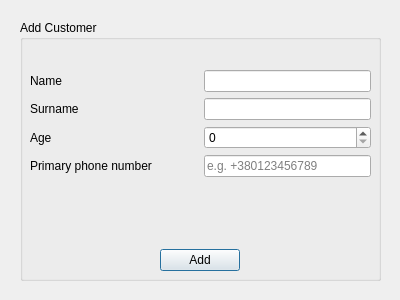
<?xml version="1.0" encoding="UTF-8"?>
<ui version="4.0">
 <class>CustomPopup</class>
 <widget class="QDialog" name="CustomPopup">
  <property name="geometry">
   <rect>
    <x>0</x>
    <y>0</y>
    <width>400</width>
    <height>300</height>
   </rect>
  </property>
  <property name="sizePolicy">
   <sizepolicy hsizetype="Preferred" vsizetype="Preferred">
    <horstretch>0</horstretch>
    <verstretch>0</verstretch>
   </sizepolicy>
  </property>
  <property name="minimumSize">
   <size>
    <width>400</width>
    <height>300</height>
   </size>
  </property>
  <property name="maximumSize">
   <size>
    <width>400</width>
    <height>300</height>
   </size>
  </property>
  <property name="windowTitle">
   <string>Dialog</string>
  </property>
  <widget class="QGroupBox" name="groupBox">
   <property name="geometry">
    <rect>
     <x>20</x>
     <y>20</y>
     <width>361</width>
     <height>261</height>
    </rect>
   </property>
   <property name="title">
    <string>Add Customer</string>
   </property>
   <widget class="QWidget" name="verticalLayoutWidget">
    <property name="geometry">
     <rect>
      <x>0</x>
      <y>40</y>
      <width>361</width>
      <height>221</height>
     </rect>
    </property>
    <layout class="QVBoxLayout" name="verticalLayout">
     <property name="leftMargin">
      <number>10</number>
     </property>
     <property name="topMargin">
      <number>10</number>
     </property>
     <property name="rightMargin">
      <number>10</number>
     </property>
     <property name="bottomMargin">
      <number>10</number>
     </property>
     <item>
      <layout class="QHBoxLayout" name="horizontalLayout">
       <item>
        <widget class="QLabel" name="label">
         <property name="text">
          <string>Name</string>
         </property>
         <property name="margin">
          <number>5</number>
         </property>
        </widget>
       </item>
       <item>
        <widget class="QLineEdit" name="nameText">
         <property name="sizePolicy">
          <sizepolicy hsizetype="Preferred" vsizetype="Fixed">
           <horstretch>0</horstretch>
           <verstretch>0</verstretch>
          </sizepolicy>
         </property>
         <property name="cursor">
          <cursorShape>ArrowCursor</cursorShape>
         </property>
        </widget>
       </item>
      </layout>
     </item>
     <item>
      <layout class="QHBoxLayout" name="horizontalLayout_2">
       <item>
        <widget class="QLabel" name="label_2">
         <property name="text">
          <string>Surname</string>
         </property>
         <property name="margin">
          <number>5</number>
         </property>
        </widget>
       </item>
       <item>
        <widget class="QLineEdit" name="surnameText">
         <property name="sizePolicy">
          <sizepolicy hsizetype="Preferred" vsizetype="Fixed">
           <horstretch>0</horstretch>
           <verstretch>0</verstretch>
          </sizepolicy>
         </property>
        </widget>
       </item>
      </layout>
     </item>
     <item>
      <layout class="QHBoxLayout" name="horizontalLayout_3">
       <item>
        <widget class="QLabel" name="label_3">
         <property name="text">
          <string>Age</string>
         </property>
         <property name="margin">
          <number>5</number>
         </property>
        </widget>
       </item>
       <item>
        <widget class="QSpinBox" name="ageSpinBox">
         <property name="maximum">
          <number>135</number>
         </property>
        </widget>
       </item>
      </layout>
     </item>
     <item>
      <layout class="QHBoxLayout" name="horizontalLayout_4">
       <item>
        <widget class="QLabel" name="label_4">
         <property name="text">
          <string>Primary phone number</string>
         </property>
         <property name="margin">
          <number>5</number>
         </property>
        </widget>
       </item>
       <item>
        <widget class="QLineEdit" name="phoneText">
         <property name="sizePolicy">
          <sizepolicy hsizetype="Preferred" vsizetype="Fixed">
           <horstretch>0</horstretch>
           <verstretch>0</verstretch>
          </sizepolicy>
         </property>
         <property name="placeholderText">
          <string>e.g. +380123456789</string>
         </property>
         <property name="clearButtonEnabled">
          <bool>false</bool>
         </property>
        </widget>
       </item>
      </layout>
     </item>
     <item alignment="Qt::AlignHCenter|Qt::AlignBottom">
      <widget class="QPushButton" name="pushButton">
       <property name="sizePolicy">
        <sizepolicy hsizetype="Fixed" vsizetype="Fixed">
         <horstretch>0</horstretch>
         <verstretch>0</verstretch>
        </sizepolicy>
       </property>
       <property name="text">
        <string>Add</string>
       </property>
      </widget>
     </item>
    </layout>
   </widget>
  </widget>
 </widget>
 <resources/>
 <connections/>
</ui>
